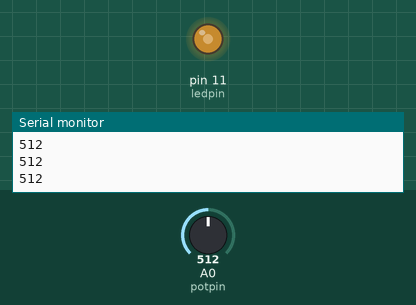
The sketch below on a simulated Arduino Mega 2560, built with avr-gcc and run on an emulated ATmega2560. Shown: output pins drawn as LEDs (lit = HIGH), the last lines printed to the serial monitor. Inputs (shaded band) come from the test bench; at power-on: A0 (potpin) = 512.

Above: at 1.2 s.
1.3 s: A0 (potpin) set to 716
At 2.1 s:
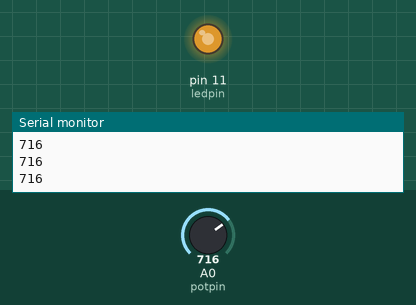
2.8 s: A0 (potpin) set to 900
At 4.0 s:
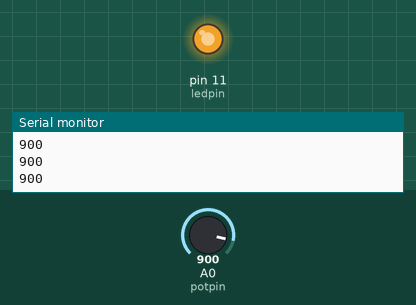
4.3 s: A0 (potpin) set to 122
At 5.5 s:
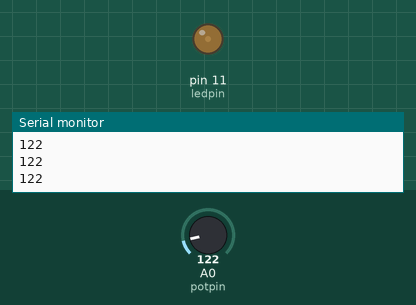
5.8 s: A0 (potpin) set to 0
At 6.8 s:
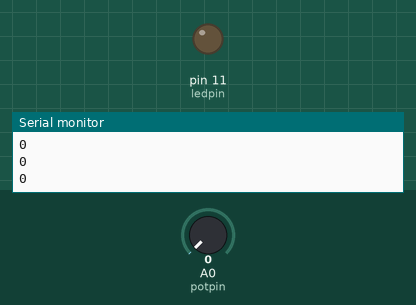
Timing chart, 0 to 8.3 s (numbered marks = the images above; inputs shaded):
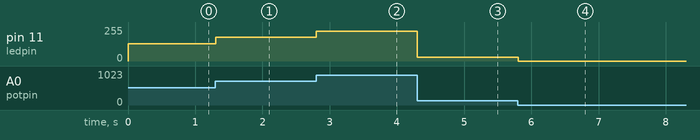

The sketch:

modulating-led.ino
```cpp
/**
 * Variable resistor port (pot) set to 0
 */
int potpin = 0;

/**
 * Set variable digital pin to 10 which will
 * be used for the board later.
 */
int ledpin = 11;

/**
 * Temporary variable showing analog read value from potentiometer
 */
int val = 0;

/**
 * The serial baud rate used for viewing the serial output
 * of the circuit.
 */
int baudRate = 9600;

/**
 * Set PWM pin 11 to output which is connected to the
 * anode of the LED.
 *
 * baudRate is set using the above integer value.
 *
 * Analog ports are automatically set up as INPUT
 */
void setup()
{
    pinMode(ledpin, OUTPUT);
    Serial.begin(baudRate);
}

/**
 * Taking analog reading from POT use it to analogWrite
 * that value to the LED (0-255). There's a 10ms delay
 * before the change in LED output.
 *
 * Effectively a convoluted dimming switch that uses the PWM pins of the Mega
 * 2860 board to write analog values out at varying levels.
 *
 * For informatio on PWN pins on Arduino boards see @link https://www.arduino.cc/en/Tutorial/PWM
 */
void loop()
{
    val = analogRead(potpin);
    Serial.println(val);
    analogWrite(ledpin, val/4);
    delay(10);
}
```

Measured:
- after the input at 1.3 s, pin 11 (ledpin): 128/255 → 179/255 at once
- after the input at 2.8 s, pin 11 (ledpin): 179/255 → 225/255 at once
- after the input at 4.3 s, pin 11 (ledpin): 225/255 → 30/255 at once
- after the input at 5.8 s, pin 11 (ledpin): 30/255 → 0/255 at once
